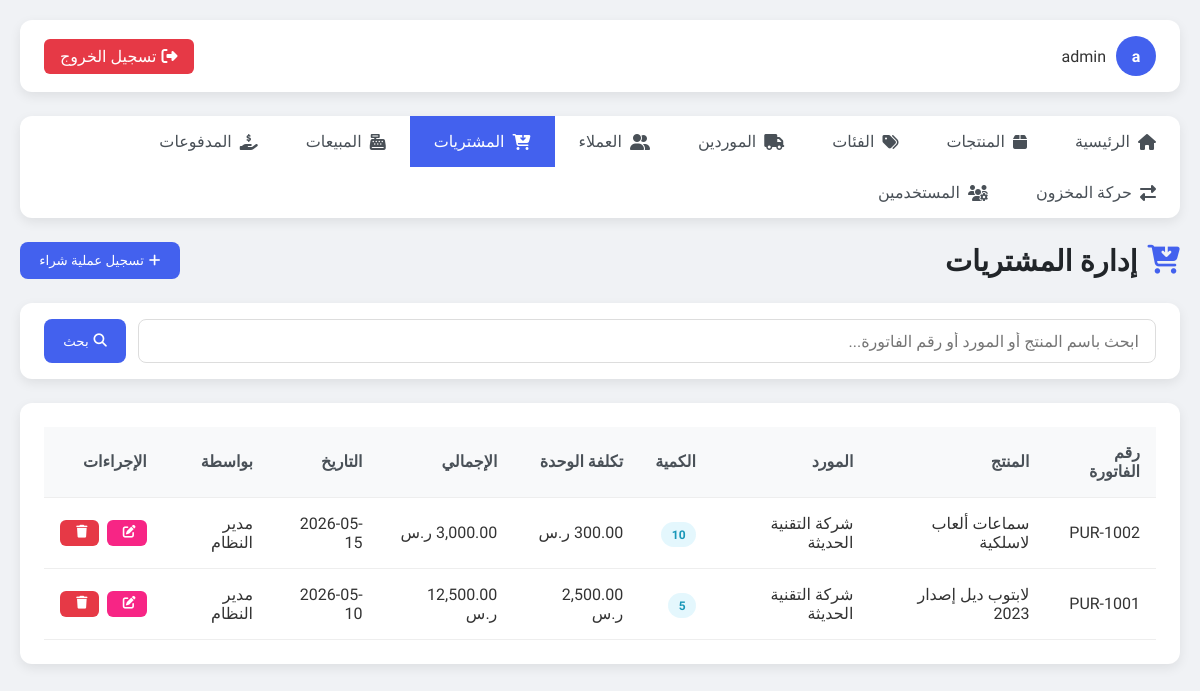
Screenshot of /purchases.php (signed in) with the database file from the repository.
### tables this page shows
CREATE TABLE IF NOT EXISTS purchases (
    id INT AUTO_INCREMENT PRIMARY KEY,
    product_id INT NOT NULL,
    supplier_id INT NULL,
    user_id INT NULL,
    invoice_no VARCHAR(100),
    quantity INT NOT NULL,
    unit_cost DECIMAL(10, 2) NOT NULL,
    total_cost DECIMAL(10, 2) NOT NULL,
    purchase_date DATE NOT NULL,
    notes VARCHAR(255),
    created_at TIMESTAMP DEFAULT CURRENT_TIMESTAMP,
    CONSTRAINT fk_purchases_product FOREIGN KEY (product_id) REFERENCES products(id) ON DELETE CASCADE,
    CONSTRAINT fk_purchases_supplier FOREIGN KEY (supplier_id) REFERENCES suppliers(id) ON DELETE SET NULL,
    CONSTRAINT fk_purchases_user FOREIGN KEY (user_id) REFERENCES users(id) ON DELETE SET NULL
);

CREATE TABLE IF NOT EXISTS products (
    id INT AUTO_INCREMENT PRIMARY KEY,
    name VARCHAR(255) NOT NULL,
    sku VARCHAR(100) NOT NULL UNIQUE,
    description TEXT,
    price DECIMAL(10, 2) NOT NULL,
    cost DECIMAL(10, 2) NOT NULL,
    stock_quantity INT NOT NULL DEFAULT 0,
    min_stock_level INT NOT NULL DEFAULT 5,
    category_id INT NULL,
    supplier_id INT NULL,
    created_at TIMESTAMP DEFAULT CURRENT_TIMESTAMP,
    updated_at TIMESTAMP DEFAULT CURRENT_TIMESTAMP ON UPDATE CURRENT_TIMESTAMP,
    CONSTRAINT fk_products_category FOREIGN KEY (category_id) REFERENCES categories(id) ON DELETE SET NULL,
    CONSTRAINT fk_products_supplier FOREIGN KEY (supplier_id) REFERENCES suppliers(id) ON DELETE SET NULL
);

CREATE TABLE IF NOT EXISTS suppliers (
    id INT AUTO_INCREMENT PRIMARY KEY,
    name VARCHAR(150) NOT NULL,
    contact_person VARCHAR(150),
    phone VARCHAR(30),
    email VARCHAR(150),
    address VARCHAR(255),
    created_at TIMESTAMP DEFAULT CURRENT_TIMESTAMP
);

CREATE TABLE IF NOT EXISTS users (
    id INT AUTO_INCREMENT PRIMARY KEY,
    username VARCHAR(100) NOT NULL UNIQUE,
    password VARCHAR(255) NOT NULL,
    full_name VARCHAR(150) NOT NULL,
    email VARCHAR(150),
    role ENUM('admin', 'merchant') NOT NULL DEFAULT 'merchant',
    is_active TINYINT(1) NOT NULL DEFAULT 1,
    created_at TIMESTAMP DEFAULT CURRENT_TIMESTAMP,
    updated_at TIMESTAMP DEFAULT CURRENT_TIMESTAMP ON UPDATE CURRENT_TIMESTAMP
);

### purchases.php (the view, shortened to what this page needs)
<?php
include "config.php";
$q = isset($_GET['q']) ? trim($_GET['q']) : '';
$where = '';
$per_page = 10;
$page = isset($_GET['page']) ? max(1, (int)$_GET['page']) : 1;
$offset = ($page - 1) * $per_page;
$sql = "SELECT pu.*, p.name AS product_name, s.name AS supplier_name, u.full_name AS user_name
        FROM purchases pu
        LEFT JOIN products p ON pu.product_id = p.id
        LEFT JOIN suppliers s ON pu.supplier_id = s.id
        LEFT JOIN users u ON pu.user_id = u.id
        $where
        ORDER BY pu.purchase_date DESC, pu.id DESC
        LIMIT $per_page OFFSET $offset";
$result = mysqli_query($conn, $sql);
$purchases = mysqli_fetch_all($result, MYSQLI_ASSOC);
?>
<!DOCTYPE html>
<html lang="ar" dir="rtl">
<head>
    <link rel="stylesheet" href="https://cdnjs.cloudflare.com/ajax/libs/font-awesome/6.4.0/css/all.min.css">
</head>
<body>
    <div class="container">
        <div class="topbar">
            <div class="user-info">
                <div class="avatar"><?php echo substr($_SESSION["username"], 0, 1); ?></div>
                <span><?php echo $_SESSION["username"]; ?></span>
            </div>
            <a href="logout.php" class="logout-btn"><i class="fas fa-sign-out-alt"></i> تسجيل الخروج</a>
        </div>
        <div class="nav">
            <a href="index.php"><i class="fas fa-home"></i> الرئيسية</a>
            <a href="products.php"><i class="fas fa-box"></i> المنتجات</a>
            <a href="categories.php"><i class="fas fa-tags"></i> الفئات</a>
            <a href="suppliers.php"><i class="fas fa-truck"></i> الموردين</a>
            <a href="customers.php"><i class="fas fa-user-friends"></i> العملاء</a>
            <a href="purchases.php" class="active"><i class="fas fa-cart-arrow-down"></i> المشتريات</a>
            <a href="sales.php"><i class="fas fa-cash-register"></i> المبيعات</a>
            <a href="payments.php"><i class="fas fa-hand-holding-usd"></i> المدفوعات</a>
            <a href="stock_movements.php"><i class="fas fa-exchange-alt"></i> حركة المخزون</a>
            <?php if($_SESSION['role'] === 'admin'): ?>
            <a href="users.php"><i class="fas fa-users-cog"></i> المستخدمين</a>
            <?php endif; ?>
        </div>
        <div class="page-header">
            <h1 class="page-title"><i class="fas fa-cart-arrow-down"></i> إدارة المشتريات</h1>
            <button onclick="showAddForm()" class="btn btn-primary"><i class="fas fa-plus"></i> تسجيل عملية شراء</button>
        </div>
        <form method="get" class="search-bar">
            <input type="text" name="q" placeholder="ابحث باسم المنتج أو المورد أو رقم الفاتورة..." value="<?php echo htmlspecialchars($q); ?>">
            <button type="submit" class="btn btn-primary"><i class="fas fa-search"></i> بحث</button>
        </form>
        <div class="table-container">
            <table>
                <thead>
                    <tr>
                        <th>رقم الفاتورة</th>
                        <th>المنتج</th>
                        <th>المورد</th>
                        <th>الكمية</th>
                        <th>تكلفة الوحدة</th>
                        <th>الإجمالي</th>
                        <th>التاريخ</th>
                        <th>بواسطة</th>
                        <th>الإجراءات</th>
                    </tr>
                </thead>
                <tbody>
                    <?php if(count($purchases) > 0): ?>
                        <?php foreach($purchases as $purchase): ?>
                            <tr>
                                <td><?php echo $purchase['invoice_no'] ? htmlspecialchars($purchase['invoice_no']) : '—'; ?></td>
                                <td><?php echo $purchase['product_name'] ? htmlspecialchars($purchase['product_name']) : 'منتج محذوف'; ?></td>
                                <td><?php echo $purchase['supplier_name'] ? htmlspecialchars($purchase['supplier_name']) : '—'; ?></td>
                                <td><span class="badge badge-success"><?php echo $purchase['quantity']; ?></span></td>
                                <td><?php echo number_format($purchase['unit_cost'], 2); ?> ر.س</td>
                                <td><?php echo number_format($purchase['total_cost'], 2); ?> ر.س</td>
                                <td><?php echo $purchase['purchase_date']; ?></td>
                                <td><?php echo $purchase['user_name'] ? htmlspecialchars($purchase['user_name']) : '—'; ?></td>
                                <td>
                                    <div class="action-buttons">
                                        <a href="edit_purchase.php?id=<?php echo $purchase['id']; ?>" class="btn btn-warning btn-sm"><i class="fas fa-edit"></i></a>
                                        <a href="purchases.php?delete_id=<?php echo $purchase['id']; ?>" class="btn btn-danger btn-sm" onclick="return confirm('هل أنت متأكد من حذف عملية الشراء هذه؟ سيتم تعديل المخزون تلقائياً.')"><i class="fas fa-trash"></i></a>
                                    </div>
                                </td>
                            </tr>
                        <?php endforeach; ?>
                    <?php else: ?>
                        <tr>
                            <td colspan="9" style="text-align: center;">لا توجد عمليات شراء مطابقة</td>
                        </tr>
                    <?php endif; ?>
                </tbody>
            </table>
        </div>
    </div>
</body>
</html>

### purchases.php (style rules this page uses)
:root { --primary: #4361ee; --secondary: #3f37c9; --success: #4cc9f0; --info: #4895ef; --warning: #f72585; --danger: #e63946; --light: #f8f9fa; --dark: #212529; --background: #f0f2f5; --card-shadow: 0 4px 12px rgba(0, 0, 0, 0.08); }
* { margin: 0; padding: 0; box-sizing: border-box; font-family: 'Tajawal', sans-serif; }
body { background-color: var(--background); color: #333; min-height: 100vh; }
.container { max-width: 1200px; margin: 0 auto; padding: 20px; }
.topbar { background-color: white; border-radius: 12px; padding: 1rem 1.5rem; margin-bottom: 1.5rem; display: flex; justify-content: space-between; align-items: center; box-shadow: var(--card-shadow); }
.user-info { display: flex; align-items: center; }
.user-info .avatar { width: 40px; height: 40px; background-color: var(--primary); border-radius: 50%; display: flex; align-items: center; justify-content: center; color: white; margin-left: 10px; font-weight: bold; }
.logout-btn { background-color: var(--danger); color: white; padding: 0.5rem 1rem; border-radius: 6px; text-decoration: none; display: flex; align-items: center; transition: all 0.3s; }
.logout-btn i { margin-left: 5px; }
.nav { display: flex; flex-wrap: wrap; background: white; border-radius: 12px; margin-bottom: 1.5rem; box-shadow: var(--card-shadow); }
.nav a { padding: 1rem 1.5rem; text-decoration: none; color: #495057; font-weight: 500; transition: all 0.3s; display: flex; align-items: center; }
.nav a:hover, .nav a.active { background-color: var(--primary); color: white; }
.nav a i { margin-left: 8px; }
.page-header { display: flex; justify-content: space-between; align-items: center; margin-bottom: 1.5rem; flex-wrap: wrap; gap: 1rem; }
.page-title { font-size: 1.8rem; color: var(--dark); display: flex; align-items: center; }
.page-title i { margin-left: 10px; color: var(--primary); }
.btn { padding: 0.7rem 1.2rem; border-radius: 8px; text-decoration: none; display: inline-flex; align-items: center; transition: all 0.3s; font-weight: 500; border: none; cursor: pointer; }
.btn-primary { background-color: var(--primary); color: white; }
.btn i { margin-left: 5px; }
.search-bar { background-color: white; border-radius: 12px; padding: 1rem 1.5rem; margin-bottom: 1.5rem; box-shadow: var(--card-shadow); display: flex; gap: 0.75rem; }
.search-bar input { flex: 1; padding: 0.7rem 1rem; border: 1px solid #ddd; border-radius: 8px; font-size: 1rem; }
.table-container { background-color: white; border-radius: 12px; padding: 1.5rem; box-shadow: var(--card-shadow); margin-bottom: 1.5rem; overflow-x: auto; }
table { width: 100%; border-collapse: collapse; }
th, td { padding: 1rem; text-align: right; border-bottom: 1px solid #eee; }
th { font-weight: 600; color: #495057; background-color: #f8f9fa; }
.badge { padding: 0.35rem 0.65rem; border-radius: 50rem; font-size: 0.75rem; font-weight: 700; }
.badge-success { background-color: rgba(76, 201, 240, 0.15); color: #1997b8; }
.action-buttons { display: flex; gap: 0.5rem; }
.btn-sm { padding: 0.4rem 0.7rem; font-size: 0.8rem; border-radius: 6px; }
.btn-warning { background-color: var(--warning); color: white; }
.btn-danger { background-color: var(--danger); color: white; }

### rows the page displays
purchases: invoice_no "PUR-1002", product.name "سماعات ألعاب لاسلكية", supplier.name "شركة التقنية الحديثة", quantity "10", total_cost "3,000.00", purchase_date "2026-05-15", user.full_name "مدير النظام"
purchases: invoice_no "PUR-1001", product.name "لابتوب ديل إصدار 2023", supplier.name "شركة التقنية الحديثة", quantity "5", unit_cost "2,500.00", total_cost "12,500.00", purchase_date "2026-05-10", user.full_name "مدير النظام"

### other values shown
substr($_SESSION["username"], 0, 1) "a"
$_SESSION["username"] "admin"
